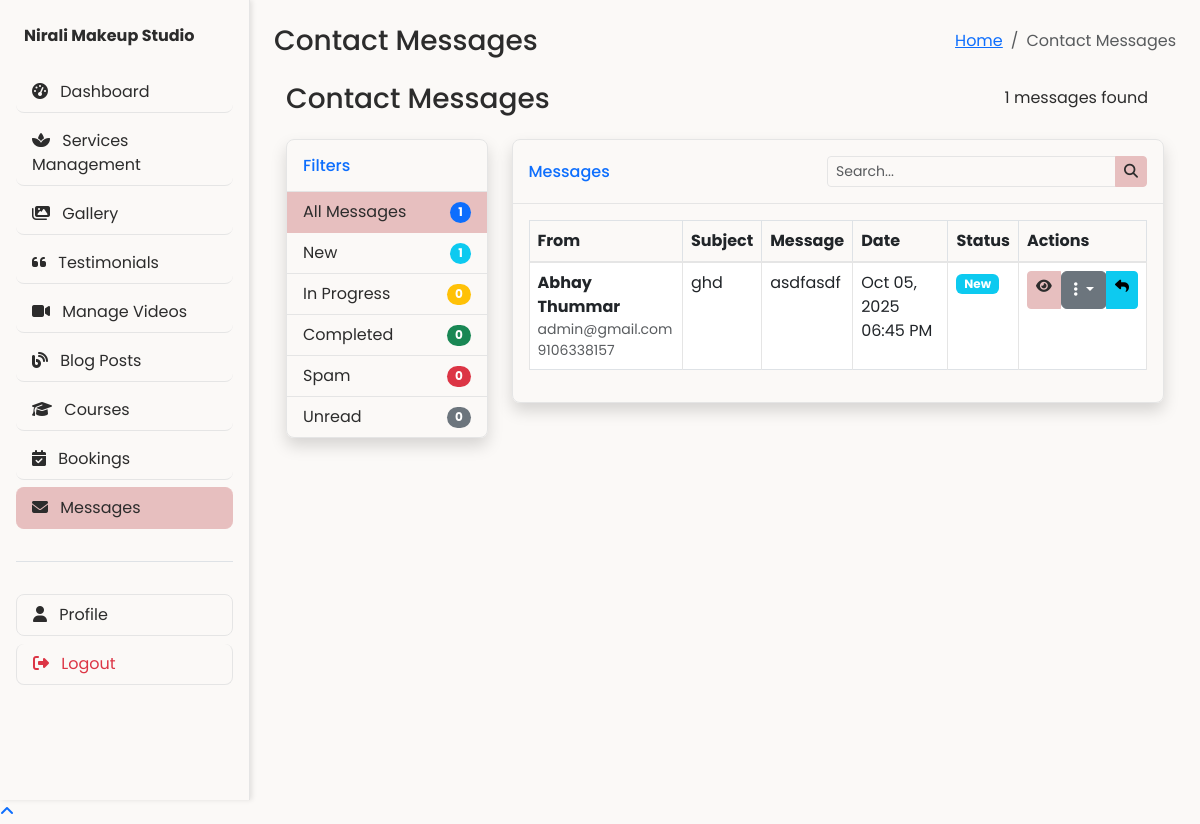
Screenshot of /admin/messages.php (signed in) with the database file from the repository.
### tables this page shows
CREATE TABLE `contact_messages` (
  `id` int(11) NOT NULL,
  `name` varchar(100) NOT NULL,
  `email` varchar(100) NOT NULL,
  `phone` varchar(20) DEFAULT NULL,
  `subject` varchar(255) DEFAULT NULL,
  `message` text NOT NULL,
  `is_read` tinyint(1) DEFAULT 0,
  `status` enum('new','in_progress','completed','spam') DEFAULT 'new',
  `created_at` timestamp NOT NULL DEFAULT current_timestamp(),
  `updated_at` timestamp NOT NULL DEFAULT current_timestamp() ON UPDATE current_timestamp()
);

### admin/messages.php (the view, shortened to what this page needs)
<?php
require_once __DIR__ . '/../includes/config.php';
try {
    $pdo = getDBConnection();
} catch (Exception $e) {
    error_log("Database connection error: " . $e->getMessage());
    die("Error: Could not connect to the database. Please try again later.");
}
$page = isset($_GET['page']) ? (int)$_GET['page'] : 1;
$per_page = 10;
$offset = ($page - 1) * $per_page;
$query = "SELECT * FROM contact_messages";
$count_query = "SELECT COUNT(*) as total FROM contact_messages";
$search = isset($_GET['search']) ? trim($_GET['search']) : '';
$status_filter = isset($_GET['status']) ? $_GET['status'] : '';
$params = [];
$query .= " ORDER BY created_at DESC LIMIT ? OFFSET ?";
$count_params = $params;
$params[] = (int)$per_page;
$params[] = (int)$offset;
try {
    $stmt = $pdo->prepare($count_query);
    $stmt->execute($count_params);
    $total_messages = (int)$stmt->fetchColumn();
    $stmt = $pdo->prepare($query);
    $stmt->execute($params);
    $messages = $stmt->fetchAll(PDO::FETCH_ASSOC);
    $status_counts = [
        'all' => 0,
        'new' => 0,
        'in_progress' => 0,
        'completed' => 0,
        'spam' => 0,
        'unread' => 0
    ];
    $status_query = "SELECT status, COUNT(*) as count FROM contact_messages GROUP BY status";
    $stmt = $pdo->query($status_query);
    while ($row = $stmt->fetch(PDO::FETCH_ASSOC)) {
        $status_counts[$row['status']] = (int)$row['count'];
    }
    $unread_query = "SELECT COUNT(*) as count FROM contact_messages WHERE is_read = 0";
    $status_counts['unread'] = (int)$pdo->query($unread_query)->fetchColumn();
    $status_counts['all'] = array_sum($status_counts) - $status_counts['unread'] - $status_counts['all'];
} catch (PDOException $e) {
    $error = 'Error fetching messages: ' . $e->getMessage();
    error_log($error);
    $messages = [];
    $total_messages = 0;
    $total_pages = 1;
    $status_counts = [
        'all' => 0,
        'new' => 0,
        'in_progress' => 0,
        'completed' => 0,
        'spam' => 0,
        'unread' => 0
    ];
}
require_once 'includes/header.php';
?>
<div class="container-fluid">
    <div class="d-sm-flex align-items-center justify-content-between mb-4">
        <h1 class="h3 mb-0 text-gray-800">Contact Messages</h1>
        <div>
            <span class="me-3"><?php echo $total_messages; ?> messages found</span>
        </div>
    </div>
    <div class="row">
        <div class="col-md-3">
            <div class="card shadow mb-4">
                <div class="card-header py-3">
                    <h6 class="m-0 font-weight-bold text-primary">Filters</h6>
                </div>
                <div class="list-group list-group-flush">
                    <a href="?status=" class="list-group-item list-group-item-action d-flex justify-content-between align-items-center <?php echo empty($status_filter) ? 'active' : ''; ?>">
                        All Messages
                        <span class="badge bg-primary rounded-pill"><?php echo $status_counts['all']; ?></span>
                    </a>
                    <a href="?status=new" class="list-group-item list-group-item-action d-flex justify-content-between align-items-center <?php echo $status_filter === 'new' ? 'active' : ''; ?>">
                        New
                        <span class="badge bg-info rounded-pill"><?php echo $status_counts['new']; ?></span>
                    </a>
                    <a href="?status=in_progress" class="list-group-item list-group-item-action d-flex justify-content-between align-items-center <?php echo $status_filter === 'in_progress' ? 'active' : ''; ?>">
                        In Progress
                        <span class="badge bg-warning rounded-pill"><?php echo $status_counts['in_progress']; ?></span>
                    </a>
                    <a href="?status=completed" class="list-group-item list-group-item-action d-flex justify-content-between align-items-center <?php echo $status_filter === 'completed' ? 'active' : ''; ?>">
                        Completed
                        <span class="badge bg-success rounded-pill"><?php echo $status_counts['completed']; ?></span>
                    </a>
                    <a href="?status=spam" class="list-group-item list-group-item-action d-flex justify-content-between align-items-center <?php echo $status_filter === 'spam' ? 'active' : ''; ?>">
                        Spam
                        <span class="badge bg-danger rounded-pill"><?php echo $status_counts['spam']; ?></span>
                    </a>
                    <a href="?unread=1" class="list-group-item list-group-item-action d-flex justify-content-between align-items-center <?php echo isset($_GET['unread']) ? 'active' : ''; ?>">
                        Unread
                        <span class="badge bg-secondary rounded-pill"><?php echo $status_counts['unread']; ?></span>
                    </a>
                </div>
            </div>
        </div>
        <div class="col-md-9">
            <div class="card shadow mb-4">
                <div class="card-header py-3 d-flex justify-content-between align-items-center">
                    <h6 class="m-0 font-weight-bold text-primary">
                        <?php
                        echo 'Messages';
                        ?>
                    </h6>
                    <div>
                        <form method="get" class="d-inline" id="searchForm">
                            <div class="input-group input-group-sm">
                                <input type="text" name="search" class="form-control" placeholder="Search..."
                                       value="<?php echo htmlspecialchars($search); ?>">
                                <button class="btn btn-primary" type="submit">
                                    <i class="fas fa-search"></i>
                                </button>
                            </div>
                        </form>
                    </div>
                </div>
                <div class="card-body">
                    <?php if (empty($messages)): ?>
                        <div class="alert alert-info">No messages found.</div>
                    <?php else: ?>
                        <div class="table-responsive">
                            <table class="table table-bordered table-hover" id="messagesTable" width="100%" cellspacing="0">
                                <thead>
                                    <tr>
                                        <th>From</th>
                                        <th>Subject</th>
                                        <th>Message</th>
                                        <th>Date</th>
                                        <th>Status</th>
                                        <th>Actions</th>
                                    </tr>
                                </thead>
                                <tbody>
                                    <?php foreach ($messages as $message): ?>
                                        <tr class="message-row <?php echo $message['is_read'] ? '' : 'table-primary'; ?>"
                                            data-id="<?php echo $message['id']; ?>">
                                            <td>
                                                <strong><?php echo htmlspecialchars($message['name']); ?></strong>
                                                <div class="text-muted small"><?php echo htmlspecialchars($message['email']); ?></div>
                                                <?php if (!empty($message['phone'])): ?>
                                                    <div class="text-muted small"><?php echo htmlspecialchars($message['phone']); ?></div>
                                                <?php endif; ?>
                                            </td>
                                            <td><?php echo !empty($message['subject']) ? htmlspecialchars($message['subject']) : '<em>No subject</em>'; ?></td>
                                            <td><?php echo nl2br(htmlspecialchars(substr($message['message'], 0, 100) . (strlen($message['message']) > 100 ? '...' : ''))); ?></td>
                                            <td><?php echo date('M d, Y h:i A', strtotime($message['created_at'])); ?></td>
                                            <td>
                                                <span class="badge bg-<?php
                                                    echo $message['status'] === 'new' ? 'info' :
                                                        ($message['status'] === 'in_progress' ? 'warning' :
                                                        ($message['status'] === 'completed' ? 'success' : 'danger'));
                                                ?>">
                                                    <?php echo ucfirst(str_replace('_', ' ', $message['status'])); ?>
                                                </span>
                                            </td>
                                            <td>
                                                <div class="btn-group btn-group-sm">
                                                    <a href="message-view.php?id=<?php echo $message['id']; ?>"
                                                       class="btn btn-primary" title="View">
                                                        <i class="fas fa-eye"></i>
                                                    </a>
                                                    <div class="dropdown">
                                                        <button class="btn btn-secondary dropdown-toggle" type="button"
                                                                id="statusDropdown<?php echo $message['id']; ?>"
                                                                data-bs-toggle="dropdown" aria-expanded="false"
                                                                title="Change Status">
                                                            <i class="fas fa-ellipsis-v"></i>
                                                        </button>
                                                    </div>
                                                    <a href="mailto:<?php echo htmlspecialchars($message['email']); ?>"
                                                       class="btn btn-info" title="Reply">
                                                        <i class="fas fa-reply"></i>
                                                    </a>
                                                </div>
                                            </td>
                                        </tr>
                                    <?php endforeach; ?>
                                </tbody>
                            </table>
                        </div>
                    <?php endif; ?>
                </div>
            </div>
        </div>
    </div>
</div>
<?php require_once 'includes/footer.php'; ?>

### admin/includes/header.php (style rules this page uses)
.card { border-radius: 0.5rem; overflow: hidden; }
:root { --primary-bg: #FBF9F7; --primary-text: #2C2C2C; --sidebar-width: 250px; }
body { font-family: -apple-system, BlinkMacSystemFont, 'Segoe UI', Roboto, Oxygen, Ubuntu, Cantarell, sans-serif; background-color: var(--primary-bg); color: var(--primary-text); min-height: 100vh; margin: 0; padding: 0; }
:root { --primary: #4e73df; --secondary: #858796; --success: #1cc88a; --info: #36b9cc; --warning: #f6c23e; --danger: #e74a3b; --light: #f8f9fc; --dark: #5a5c69; --instagram: #e4405f; }
body { font-family: 'Poppins', sans-serif; background-color: var(--primary-bg); color: var(--primary-text); min-height: 100vh; overflow-x: hidden; }
.card { background: var(--tertiary-bg); border: 1px solid var(--light-border); border-radius: 8px; box-shadow: var(--card-shadow); transition: all 0.3s ease; }
.card-header { background: var(--secondary-bg); border-bottom: 1px solid var(--light-border); color: var(--primary-text); font-weight: 600; }
.btn-primary { background-color: var(--primary-accent); border-color: var(--primary-accent); color: var(--primary-text); transition: all 0.3s ease; }
.form-control, .form-select { border: 1px solid var(--light-border); background-color: var(--tertiary-bg); color: var(--primary-text); }
.table { color: var(--primary-text); }
.table th { background-color: var(--secondary-bg); border-bottom: 2px solid var(--light-border); }
.table td { border-color: var(--light-border); }
.list-group-item { background: transparent; border-color: var(--light-border); color: var(--primary-text); }
.list-group-item.active { background-color: var(--primary-accent); border-color: var(--primary-accent); color: var(--primary-text); }

### rows the page displays
contact_messages: name "Abhay Thummar", email "admin@gmail.com", phone "9106338157", subject "ghd", message "asdfasdf", created_at "Oct 05, 2025 06:45 PM", status "New"

### other values shown
$page_title "Contact Messages"
$total_messages "1"
$status_counts['all'] "1"
$status_counts['new'] "1"
$status_counts['in_progress'] "0"
$status_counts['completed'] "0"
$status_counts['spam'] "0"
$status_counts['unread'] "0"
